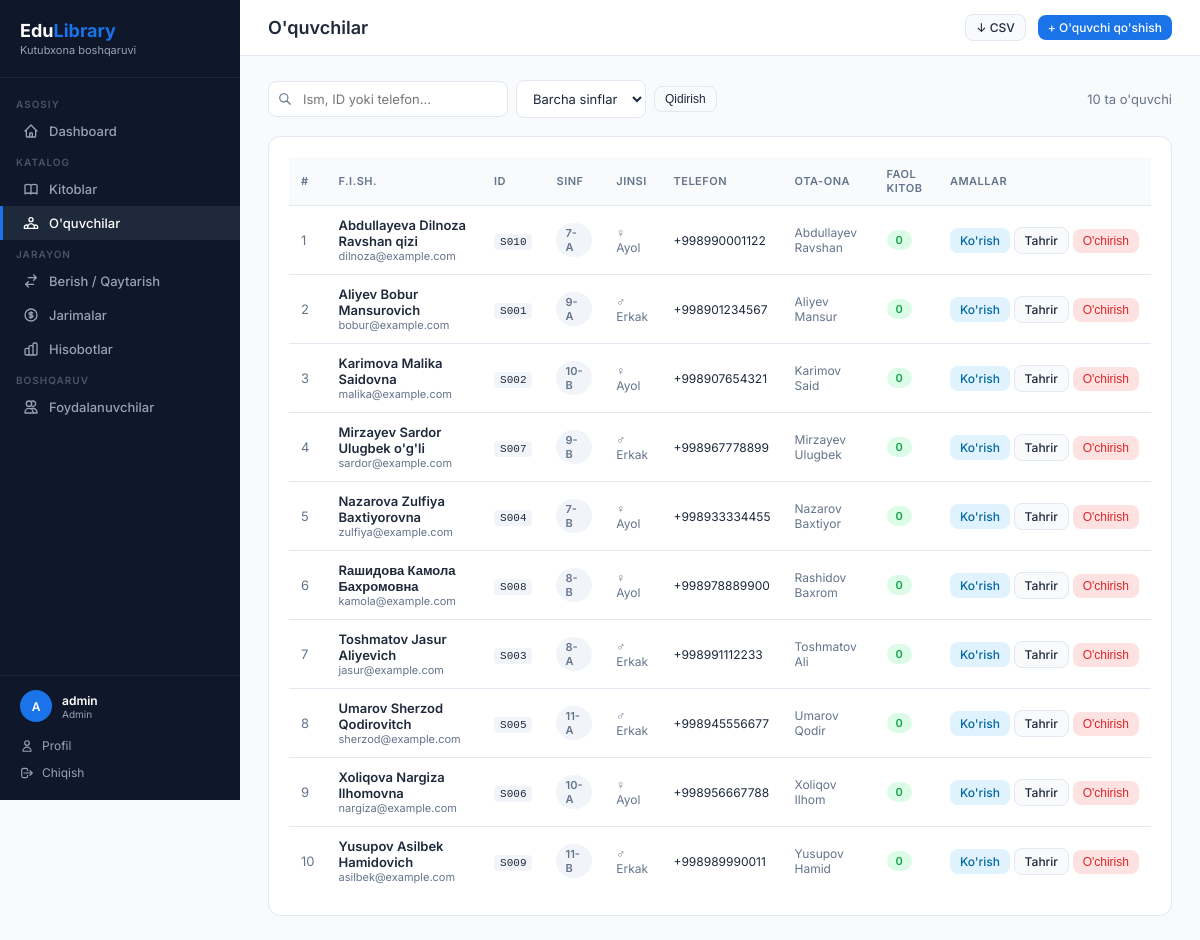
/students (signed in), run on the app's committed database.
### app.py (models this page shows, shortened)
class User(UserMixin, db.Model):
    id = db.Column(db.Integer, primary_key=True)
    username = db.Column(db.String(80), unique=True, nullable=False)
    password_hash = db.Column(db.String(200), nullable=False)
    role = db.Column(db.String(20), default='librarian')  # admin / librarian
    full_name = db.Column(db.String(150))
    email = db.Column(db.String(120), unique=True)
    phone = db.Column(db.String(20))
    is_active = db.Column(db.Boolean, default=True)
    last_login = db.Column(db.DateTime)
    created_at = db.Column(db.DateTime, default=datetime.utcnow)
    @property
    def display_name(self):
        try:
            return self.full_name or self.username
        except Exception:
            return self.username

class Student(db.Model):
    id = db.Column(db.Integer, primary_key=True)
    full_name = db.Column(db.String(150), nullable=False)
    student_id = db.Column(db.String(30), unique=True, nullable=False)
    grade = db.Column(db.String(20), nullable=False)
    gender = db.Column(db.String(10))           # erkak / ayol
    phone = db.Column(db.String(20))
    email = db.Column(db.String(120))
    date_of_birth = db.Column(db.Date)
    address = db.Column(db.String(250))
    parent_name = db.Column(db.String(150))
    parent_phone = db.Column(db.String(20))
    notes = db.Column(db.Text)
    created_at = db.Column(db.DateTime, default=datetime.utcnow)
    borrows = db.relationship('Borrow', backref='student', lazy=True, cascade='all, delete-orphan')
    @property
    def active_borrows(self):
        return [b for b in self.borrows if b.status == 'borrowed']
    @property
    def overdue_borrows(self):
        return [b for b in self.borrows if b.is_overdue]

### app.py (the view)
@app.route('/students')
@login_required
def students():
    q = request.args.get('q', '')
    grade_filter = request.args.get('grade', '')
    query = Student.query
    if q:
        query = query.filter(
            (Student.full_name.ilike(f'%{q}%')) |
            (Student.student_id.ilike(f'%{q}%')) |
            (Student.phone.ilike(f'%{q}%'))
        )
    if grade_filter:
        query = query.filter_by(grade=grade_filter)
    student_list = query.order_by(Student.full_name).all()
    all_grades = sorted(set(s.grade for s in Student.query.all()))
    return render_template('students.html', students=student_list, q=q,
                           grade_filter=grade_filter, all_grades=all_grades)

### app.py (called while the page is built)
@login_manager.user_loader
def load_user(user_id):
    return db.session.get(User, int(user_id))

### templates/students.html (shortened to what this page needs)
{% extends 'base.html' %}
{% block page_title %}O'quvchilar{% endblock %}
{% block topbar_actions %}
  <a href="{{ url_for('export_students') }}" class="btn btn-secondary btn-sm">↓ CSV</a>
  <a href="{{ url_for('add_student') }}" class="btn btn-primary btn-sm">+ O'quvchi qo'shish</a>
{% endblock %}
{% block content %}
<div class="filter-bar">
  <div class="filter-left">
    <form method="GET" style="display:flex; gap:8px; align-items:center;">
      <div class="search-input-wrap">
        <svg class="search-icon" width="14" height="14" fill="none" viewBox="0 0 24 24" stroke="currentColor"><path stroke-linecap="round" stroke-linejoin="round" stroke-width="2" d="M21 21l-6-6m2-5a7 7 0 11-14 0 7 7 0 0114 0z"/></svg>
        <input class="form-control" type="text" name="q" value="{{ q }}" placeholder="Ism, ID yoki telefon..." style="padding-left:34px; min-width:240px;">
      </div>
      <select name="grade" class="form-control" style="width:130px;">
        <option value="">Barcha sinflar</option>
      </select>
      <button class="btn btn-secondary btn-sm" type="submit">Qidirish</button>
    </form>
  </div>
  <span style="font-size:13px; color:var(--text-muted);">{{ students|length }} ta o'quvchi</span>
</div>
<div class="card">
  <div class="table-wrap">
    <table>
      <thead>
        <tr>
          <th>#</th>
          <th>F.I.Sh.</th>
          <th>ID</th>
          <th>Sinf</th>
          <th>Jinsi</th>
          <th>Telefon</th>
          <th>Ota-ona</th>
          <th>Faol kitob</th>
          <th>Amallar</th>
        </tr>
      </thead>
      <tbody>
        {% for s in students %}
        <tr>
          <td style="color:var(--text-muted);">{{ loop.index }}</td>
          <td>
            <a href="{{ url_for('student_detail', id=s.id) }}" style="color:var(--text); font-weight:600; text-decoration:none;">{{ s.full_name }}</a>
            {% if s.email %}<div style="font-size:11px; color:var(--text-muted);">{{ s.email }}</div>{% endif %}
          </td>
          <td><code style="background:#f1f5f9; padding:2px 6px; border-radius:4px; font-size:11px;">{{ s.student_id }}</code></td>
          <td><span class="badge badge-secondary">{{ s.grade }}</span></td>
          <td style="font-size:12px; color:var(--text-muted);">
            {% if s.gender == 'erkak' %}♂ Erkak{% elif s.gender == 'ayol' %}♀ Ayol{% else %}—{% endif %}
          </td>
          <td style="font-size:12px;">{{ s.phone or '—' }}</td>
          <td style="font-size:12px; color:var(--text-muted);">{{ s.parent_name or '—' }}</td>
          <td>
            {% set active = s.active_borrows|length %}
            {% set overdue = s.overdue_borrows|length %}
            {% if overdue > 0 %}
              <span class="badge badge-danger">{{ active }} ta ({{ overdue }} kechikkan)</span>
            {% elif active > 0 %}
              <span class="badge badge-warning">{{ active }} ta</span>
            {% else %}
              <span class="badge badge-success">0</span>
            {% endif %}
          </td>
          <td style="white-space:nowrap;">
            <a href="{{ url_for('student_detail', id=s.id) }}" class="btn btn-info btn-sm">Ko'rish</a>
            <a href="{{ url_for('edit_student', id=s.id) }}" class="btn btn-secondary btn-sm">Tahrir</a>
            <form method="POST" action="{{ url_for('delete_student', id=s.id) }}" style="display:inline;" onsubmit="return confirm('O\'quvchini o\'chirmoqchimisiz?')">
              <button class="btn btn-danger btn-sm" type="submit">O'chirish</button>
            </form>
          </td>
        </tr>
        {% else %}
        <tr><td colspan="9" style="text-align:center; color:var(--text-muted); padding:32px;">O'quvchi topilmadi</td></tr>
        {% endfor %}
      </tbody>
    </table>
  </div>
</div>
{% endblock %}

### templates/base.html (shortened to what this page needs)
<!DOCTYPE html>
<html lang="uz">
<head>
</head>
<body>
{% if current_user.is_authenticated %}
<aside class="sidebar">
  <div class="sidebar-logo">
    <h2>Edu<span>Library</span></h2>
    <p>Kutubxona boshqaruvi</p>
  </div>
  <nav>
    <div class="nav-section">Asosiy</div>
    <a href="{{ url_for('dashboard') }}" class="nav-item {% if request.endpoint == 'dashboard' %}active{% endif %}">
      <svg fill="none" viewBox="0 0 24 24" stroke="currentColor"><path stroke-linecap="round" stroke-linejoin="round" stroke-width="2" d="M3 12l2-2m0 0l7-7 7 7M5 10v10a1 1 0 001 1h3m10-11l2 2m-2-2v10a1 1 0 01-1 1h-3m-6 0a1 1 0 001-1v-4a1 1 0 011-1h2a1 1 0 011 1v4a1 1 0 001 1m-6 0h6"/></svg>
      Dashboard
    </a>
    <div class="nav-section">Katalog</div>
    <a href="{{ url_for('books') }}" class="nav-item {% if 'book' in request.endpoint %}active{% endif %}">
      Kitoblar
    </a>
    <a href="{{ url_for('students') }}" class="nav-item {% if 'student' in request.endpoint %}active{% endif %}">
      O'quvchilar
    </a>
    <div class="nav-section">Jarayon</div>
    <a href="{{ url_for('borrows') }}" class="nav-item {% if 'borrow' in request.endpoint %}active{% endif %}">
      <svg fill="none" viewBox="0 0 24 24" stroke="currentColor"><path stroke-linecap="round" stroke-linejoin="round" stroke-width="2" d="M8 7h12m0 0l-4-4m4 4l-4 4m0 6H4m0 0l4 4m-4-4l4-4"/></svg>
      Berish / Qaytarish
    </a>
    <a href="{{ url_for('fines') }}" class="nav-item {% if 'fine' in request.endpoint %}active{% endif %}">
      <svg fill="none" viewBox="0 0 24 24" stroke="currentColor"><path stroke-linecap="round" stroke-linejoin="round" stroke-width="2" d="M12 8c-1.657 0-3 .895-3 2s1.343 2 3 2 3 .895 3 2-1.343 2-3 2m0-8c1.11 0 2.08.402 2.599 1M12 8V7m0 1v8m0 0v1m0-1c-1.11 0-2.08-.402-2.599-1M21 12a9 9 0 11-18 0 9 9 0 0118 0z"/></svg>
      Jarimalar
    </a>
    <a href="{{ url_for('reports') }}" class="nav-item {% if request.endpoint == 'reports' %}active{% endif %}">
      Hisobotlar
    </a>
    {% if current_user.role == 'admin' %}
    <div class="nav-section">Boshqaruv</div>
    <a href="{{ url_for('users') }}" class="nav-item {% if 'user' in request.endpoint and request.endpoint != 'profile' %}active{% endif %}">
      <svg fill="none" viewBox="0 0 24 24" stroke="currentColor"><path stroke-linecap="round" stroke-linejoin="round" stroke-width="2" d="M12 4.354a4 4 0 110 5.292M15 21H3v-1a6 6 0 0112 0v1zm0 0h6v-1a6 6 0 00-9-5.197M13 7a4 4 0 11-8 0 4 4 0 018 0z"/></svg>
      Foydalanuvchilar
    </a>
    {% endif %}
  </nav>
  <div class="sidebar-footer">
    <div class="sidebar-user">
      <div class="avatar-sm">{{ current_user.username[0].upper() }}</div>
      <div class="info">
        <div class="name">{{ current_user.display_name }}</div>
        <div class="role">{{ 'Admin' if current_user.role == 'admin' else 'Kutubxonachi' }}</div>
      </div>
    </div>
    <a href="{{ url_for('profile') }}">
      <svg width="14" height="14" fill="none" viewBox="0 0 24 24" stroke="currentColor"><path stroke-linecap="round" stroke-linejoin="round" stroke-width="2" d="M16 7a4 4 0 11-8 0 4 4 0 018 0zM12 14a7 7 0 00-7 7h14a7 7 0 00-7-7z"/></svg>
      Profil
    </a>
    <a href="{{ url_for('logout') }}">
      <svg width="14" height="14" fill="none" viewBox="0 0 24 24" stroke="currentColor"><path stroke-linecap="round" stroke-linejoin="round" stroke-width="2" d="M17 16l4-4m0 0l-4-4m4 4H7m6 4v1a3 3 0 01-3 3H6a3 3 0 01-3-3V7a3 3 0 013-3h4a3 3 0 013 3v1"/></svg>
      Chiqish
    </a>
  </div>
</aside>
<div class="main">
  <div class="topbar">
    <h1>{% block page_title %}{% endblock %}</h1>
    <div class="actions">{% block topbar_actions %}{% endblock %}</div>
  </div>
  <div class="content">
    {% block content %}{% endblock %}
  </div>
</div>
{% else %}
{% block auth_content %}{% endblock %}
{% endif %}
</body>
</html>

### data on the page
User: username "A", display_name "admin", role "Admin"
Student: full_name "Abdullayeva Dilnoza Ravshan qizi", email "dilnoza@example.com", student_id "S010", grade "7-A", gender "♀ Ayol", phone "+998990001122", parent_name "Abdullayev Ravshan"
Student: full_name "Aliyev Bobur Mansurovich", email "bobur@example.com", student_id "S001", grade "9-A", gender "♂ Erkak", phone "+998901234567", parent_name "Aliyev Mansur"
Student: full_name "Karimova Malika Saidovna", email "malika@example.com", student_id "S002", grade "10-B", gender "♀ Ayol", phone "+998907654321", parent_name "Karimov Said"
Student: full_name "Mirzayev Sardor Ulugbek o'g'li", email "sardor@example.com", student_id "S007", grade "9-B", gender "♂ Erkak", phone "+998967778899", parent_name "Mirzayev Ulugbek"
Student: full_name "Nazarova Zulfiya Baxtiyorovna", email "zulfiya@example.com", student_id "S004", grade "7-B", gender "♀ Ayol", phone "+998933334455", parent_name "Nazarov Baxtiyor"
Student: full_name "Rашидова Камола Бахромовна", email "kamola@example.com", student_id "S008", grade "8-B", gender "♀ Ayol", phone "+998978889900", parent_name "Rashidov Baxrom"
Student: full_name "Toshmatov Jasur Aliyevich", email "jasur@example.com", student_id "S003", grade "8-A", gender "♂ Erkak", phone "+998991112233", parent_name "Toshmatov Ali"
Student: full_name "Umarov Sherzod Qodirovitch", email "sherzod@example.com", student_id "S005", grade "11-A", gender "♂ Erkak", phone "+998945556677", parent_name "Umarov Qodir"
Student: full_name "Xoliqova Nargiza Ilhomovna", email "nargiza@example.com", student_id "S006", grade "10-A", gender "♀ Ayol", phone "+998956667788", parent_name "Xoliqov Ilhom"
Student: full_name "Yusupov Asilbek Hamidovich", email "asilbek@example.com", student_id "S009", grade "11-B", gender "♂ Erkak", phone "+998989990011", parent_name "Yusupov Hamid"

### other printed values
{{ students|length }} "10"
